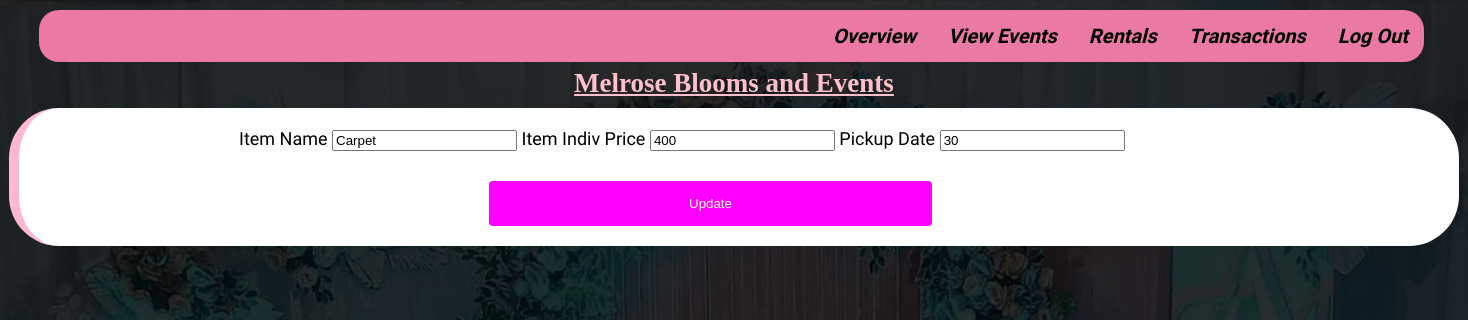
/index.php?page=rentals&subpage=edit&id=1 (signed in), run on the app's committed database.
### tables this page shows
CREATE TABLE `rentals` (
  `rental_id` int(11) UNSIGNED NOT NULL,
  `item_name` varchar(50) NOT NULL,
  `rent_price` int(100) NOT NULL,
  `item_qty` int(11) NOT NULL
);

### classes/rentClass.php (called while the page is built, shortened)
<?php
class Rental{
	private $DB_SERVER='localhost';
	private $DB_USERNAME='root';
	private $DB_PASSWORD='';
	private $DB_DATABASE='test3';
	private $conn;
	public function __construct(){
		$this->conn = new PDO("mysql:host=".$this->DB_SERVER.";dbname=".$this->DB_DATABASE,$this->DB_USERNAME,$this->DB_PASSWORD);
	}
    function get_Rental_name($id){
		$sql="SELECT item_name FROM rentals WHERE rental_id = :id";
		$q = $this->conn->prepare($sql);
		$q->execute(['id' => $id]);
		$item_name = $q->fetchColumn();
		return $item_name;
	}
    function get_price($id){
		$sql="SELECT rent_price FROM rentals WHERE rental_id = :id";
		$q = $this->conn->prepare($sql);
		$q->execute(['id' => $id]);
		$rent_price = $q->fetchColumn();
		return $rent_price;
	}
    function get_item_qty($id){
		$sql="SELECT item_qty FROM rentals WHERE rental_id = :id";
		$q = $this->conn->prepare($sql);
		$q->execute(['id' => $id]);
		$item_qty = $q->fetchColumn();
		return $item_qty;
	}
}

### rental-module/rental-edit.php (the view, shortened to what this page needs)
<div id="edit-wrapper">
<form name="update_user" id="proSubmit" method="post"  action="processes/process.rental.php?action=update">
            <tr>
				<td>Item Name</td>
				<td><input type="text" name="Item_name" value="<?php echo $rentals->get_Rental_name($id);?>"> </td>
			</tr>
			<tr>
				<td>Item Indiv Price</td>
				<td><input type="text" name="rent_price" value="<?php echo $rentals->get_price($id);?>"></td>
			</tr>
			<tr>
				<td>Pickup Date</td>
				<td><input type="text" name="item_qty" value="<?php echo $rentals->get_item_qty($id);?>"></td>
			</tr>
			<tr>
				<td><input id="prodSubmit2" type="submit" name="update" value="Update"></td>
			</tr>
			</form>
</div>

### css/custom.css (style rules this page uses)
html { margin: 0; padding: 0; }
body { font-family: 'Assistant', sans-serif; font-size: 18px; background: url(../images/bg.png); background-size: cover; }
#proSubmit { width: 1000px; height: auto; margin: auto; padding: 0px; }
input[type=submit] { width: auto; background-color: fuchsia; color: white; padding: 15px 200px; border: none; border-radius: 4px; cursor: pointer; }
#edit-wrapper { width: 1200px; margin: auto; }
#prodSubmit2 { margin-left: 250px; margin-top: 30px; }

### data on the page
rentals: Item_name "Carpet", rent_price "400", item_qty "30"
